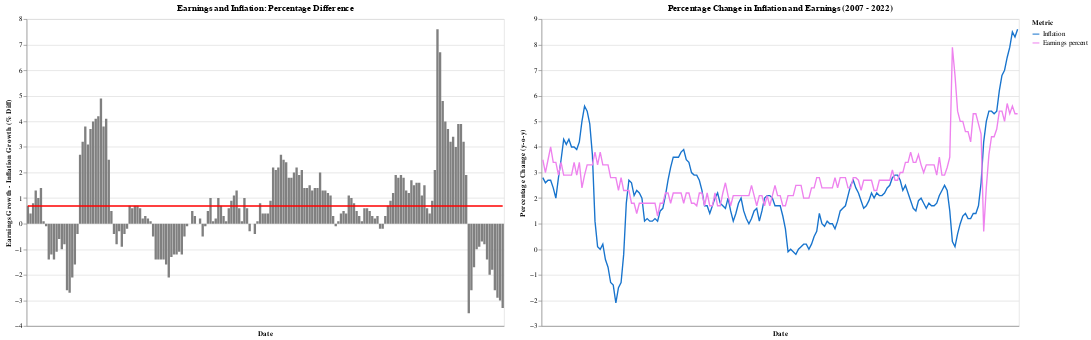

Source (notebook cell):
### Code cell
# 1st Graphy

base = alt.Chart(hyp_3_df, title = "Earnings and Inflation: Percentage Difference").encode(
    x=alt.X('Date:O', axis=alt.Axis(tickSize=0, labels=False))
)
bar = base.mark_bar().encode(
    y=alt.Y('Difference:Q', title = "Earnings Growth - Inflation Growth (% Diff)"),
    color=alt.value('gray')
    ).interactive()
line =  base.mark_line(color='red').encode(
    y=alt.Y('Difference Sum:Q')
).interactive()

plot_1 = (bar + line).properties(
    height=450,
    width=700
)

scale = alt.Scale(domain=['Inflation', 'Earnings percent'], range=['	#1874CD', 'violet'])

plot_2 = alt.Chart(hyp_3_df).transform_fold(['Inflation','Earnings percent']).mark_line().encode(
      x = alt.X('yearmonthdate(Date):O', title = "Date", axis=alt.Axis(tickSize=0, labels=False)),
      y = alt.Y('value:Q', title = 'Percentage Change (y-o-y)'),
      color = alt.Color('key:N', scale = scale, legend = alt.Legend(title = "Metric")),
      tooltip = ["Inflation", "Earnings percent"]
      ).properties(title='Percentage Change in Inflation and Earnings (2007 - 2022)',
    height=450,
    width=700).interactive()

plot_1 | plot_2

### Figure 1 — Vega-Lite specification as saved in the notebook (floating-point values rounded to 4 significant figures; data arrays with more than 128 entries replaced by an {"elided": "..."} marker saying what was removed)
{"config": {"view": {"continuousWidth": 400, "continuousHeight": 300}}, "hconcat": [{"layer": [{"mark": "bar", "encoding": {"color": {"value": "gray"}, "x": {"axis": {"labels": false, "tickSize": 0}, "field": "Date", "type": "ordinal"}, "y": {"field": "Difference", "title": "Earnings Growth - Inflation Growth (% Diff)", "type": "quantitative"}}, "selection": {"selector007": {"type": "interval", "bind": "scales", "encodings": ["x", "y"]}}, "title": "Earnings and Inflation: Percentage Difference"}, {"mark": {"type": "line", "color": "red"}, "encoding": {"x": {"axis": {"labels": false, "tickSize": 0}, "field": "Date", "type": "ordinal"}, "y": {"field": "Difference Sum", "type": "quantitative"}}, "selection": {"selector008": {"type": "interval", "bind": "scales", "encodings": ["x", "y"]}}, "title": "Earnings and Inflation: Percentage Difference"}], "height": 450, "width": 700}, {"mark": "line", "encoding": {"color": {"field": "key", "legend": {"title": "Metric"}, "scale": {"domain": ["Inflation", "Earnings percent"], "range": ["\t#1874CD", "violet"]}, "type": "nominal"}, "tooltip": [{"field": "Inflation", "type": "quantitative"}, {"field": "Earnings percent", "type": "quantitative"}], "x": {"axis": {"labels": false, "tickSize": 0}, "field": "Date", "timeUnit": "yearmonthdate", "title": "Date", "type": "ordinal"}, "y": {"field": "value", "title": "Percentage Change (y-o-y)", "type": "quantitative"}}, "height": 450, "selection": {"selector009": {"type": "interval", "bind": "scales", "encodings": ["x", "y"]}}, "title": "Percentage Change in Inflation and Earnings (2007 - 2022)", "transform": [{"fold": ["Inflation", "Earnings percent"]}], "width": 700}], "data": {"name": "data-8e77ed2e87be3a4bc8081d194bd073cd"}, "$schema": "https://vega.github.io/schema/vega-lite/v4.17.0.json", "datasets": {"data-8e77ed2e87be3a4bc8081d194bd073cd": {"elided": "183 records"}}}
